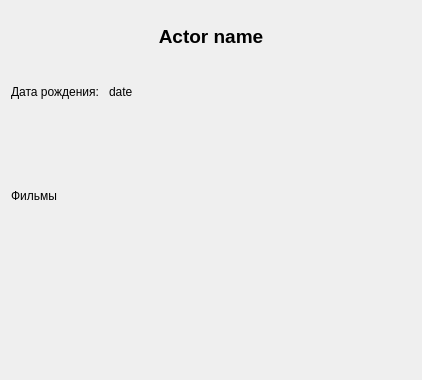
<?xml version="1.0" encoding="UTF-8"?>
<ui version="4.0">
 <class>ActorView</class>
 <widget class="QDialog" name="ActorView">
  <property name="geometry">
   <rect>
    <x>0</x>
    <y>0</y>
    <width>422</width>
    <height>380</height>
   </rect>
  </property>
  <property name="minimumSize">
   <size>
    <width>420</width>
    <height>380</height>
   </size>
  </property>
  <property name="windowTitle">
   <string>Dialog</string>
  </property>
  <layout class="QGridLayout" name="gridLayout">
   <item row="2" column="0" colspan="3">
    <widget class="QLabel" name="filmsLabel">
     <property name="maximumSize">
      <size>
       <width>16777215</width>
       <height>100</height>
      </size>
     </property>
     <property name="text">
      <string>Фильмы</string>
     </property>
     <property name="alignment">
      <set>Qt::AlignBottom|Qt::AlignLeading|Qt::AlignLeft</set>
     </property>
    </widget>
   </item>
   <item row="1" column="1">
    <widget class="QLabel" name="birthdayLabel">
     <property name="maximumSize">
      <size>
       <width>16777215</width>
       <height>50</height>
      </size>
     </property>
     <property name="text">
      <string>date</string>
     </property>
    </widget>
   </item>
   <item row="1" column="0">
    <widget class="QLabel" name="bdayLabel">
     <property name="maximumSize">
      <size>
       <width>16777215</width>
       <height>50</height>
      </size>
     </property>
     <property name="text">
      <string>Дата рождения: </string>
     </property>
    </widget>
   </item>
   <item row="0" column="0" colspan="3">
    <widget class="QLabel" name="actorNameLabel">
     <property name="maximumSize">
      <size>
       <width>16777215</width>
       <height>50</height>
      </size>
     </property>
     <property name="font">
      <font>
       <pointsize>14</pointsize>
       <bold>true</bold>
      </font>
     </property>
     <property name="text">
      <string>Actor name</string>
     </property>
     <property name="alignment">
      <set>Qt::AlignCenter</set>
     </property>
    </widget>
   </item>
   <item row="1" column="2">
    <spacer name="horizontalSpacer">
     <property name="orientation">
      <enum>Qt::Horizontal</enum>
     </property>
     <property name="sizeHint" stdset="0">
      <size>
       <width>40</width>
       <height>20</height>
      </size>
     </property>
    </spacer>
   </item>
   <item row="3" column="0" rowspan="2" colspan="3">
    <widget class="QWidget" name="filmsWidget" native="true"/>
   </item>
  </layout>
 </widget>
 <resources/>
 <connections/>
</ui>
